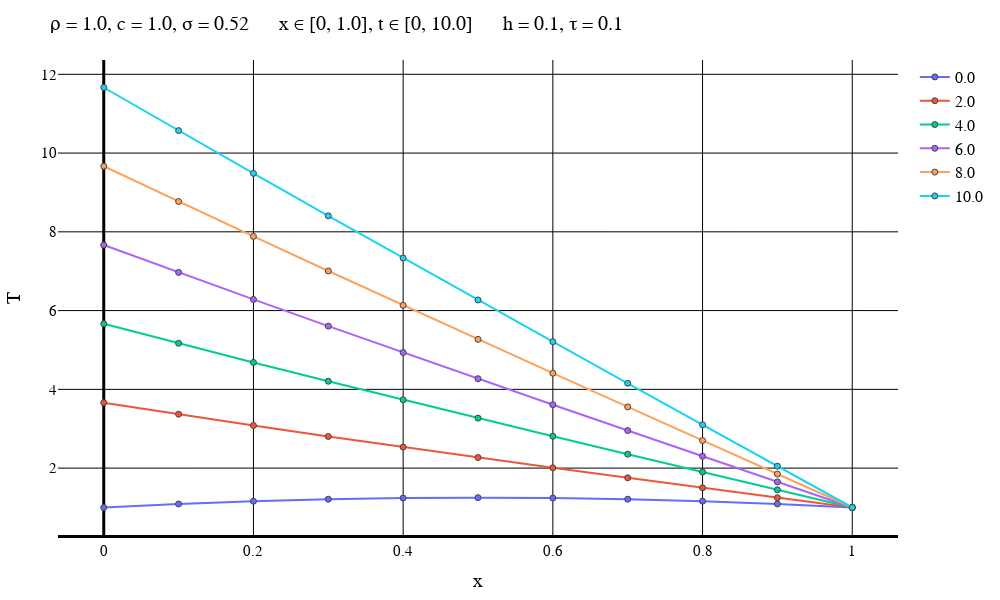

Notebook code for this chart:
### Markdown cell above
Другой вес

### Code cell
typeOfScheme = "Another"

solutionFile = "D:\\Calc_Methods_2\\Lab2\\MixedCondsLeftT\\$typeOfScheme\\solution$numOfEq.txt"
dataFile = "D:\\Calc_Methods_2\\Lab2\\MixedCondsLeftT\\$typeOfScheme\\data$numOfEq.txt"
intervalFile = "D:\\Calc_Methods_2\\Lab2\\MixedCondsLeftT\\$typeOfScheme\\interval$numOfEq.txt"

solutionMatrix = readdlm(solutionFile)
dataVec = readdlm(dataFile)
intervalVec = readdlm(intervalFile);

L = dataVec[3]
timeEnd = dataVec[4]
numOfXIntervals = Int(intervalVec[1])
numOfTIntervals = Int(intervalVec[2])
h = L / numOfXIntervals
τ = timeEnd / numOfTIntervals
if default == true
    plotStep = trunc(Int, timeEnd / (5 * τ))
    numOfPlots = numOfTIntervals + 1    
else
    plotStep = 1
    numOfPlots = 10
end
println("Шаг графика: $plotStep")
println("Время последнего графика: $((numOfPlots - 1)*τ)")
makePlot(numOfPlots, plotStep, solutionMatrix, dataVec, intervalVec)

### Figure 1 — Plotly figure (JSON) as saved in the notebook; plotly's stock layout.template omitted (floating-point values rounded to 4 significant figures)
{"data": [{"line": {"width": 2}, "marker": {"line": {"width": 1}, "showline": true}, "mode": "lines+markers", "name": "0.0", "type": "scatter", "x": [0, 0.1, 0.2, 0.3, 0.4, 0.5, 0.6, 0.7, 0.8, 0.9, 1], "y": [1, 1.09, 1.16, 1.21, 1.24, 1.25, 1.24, 1.21, 1.16, 1.09, 1]}, {"line": {"width": 2}, "marker": {"line": {"width": 1}, "showline": true}, "mode": "lines+markers", "name": "2.0", "type": "scatter", "x": [0, 0.1, 0.2, 0.3, 0.4, 0.5, 0.6, 0.7, 0.8, 0.9, 1], "y": [3.662, 3.369, 3.082, 2.804, 2.533, 2.269, 2.009, 1.753, 1.5, 1.25, 1]}, {"line": {"width": 2}, "marker": {"line": {"width": 1}, "showline": true}, "mode": "lines+markers", "name": "4.0", "type": "scatter", "x": [0, 0.1, 0.2, 0.3, 0.4, 0.5, 0.6, 0.7, 0.8, 0.9, 1], "y": [5.665, 5.17, 4.684, 4.206, 3.735, 3.27, 2.81, 2.354, 1.901, 1.45, 1]}, {"line": {"width": 2}, "marker": {"line": {"width": 1}, "showline": true}, "mode": "lines+markers", "name": "6.0", "type": "scatter", "x": [0, 0.1, 0.2, 0.3, 0.4, 0.5, 0.6, 0.7, 0.8, 0.9, 1], "y": [7.665, 6.97, 6.284, 5.606, 4.935, 4.27, 3.61, 2.954, 2.301, 1.65, 1]}, {"line": {"width": 2}, "marker": {"line": {"width": 1}, "showline": true}, "mode": "lines+markers", "name": "8.0", "type": "scatter", "x": [0, 0.1, 0.2, 0.3, 0.4, 0.5, 0.6, 0.7, 0.8, 0.9, 1], "y": [9.665, 8.77, 7.884, 7.006, 6.135, 5.27, 4.41, 3.554, 2.701, 1.85, 1]}, {"line": {"width": 2}, "marker": {"line": {"width": 1}, "showline": true}, "mode": "lines+markers", "name": "10.0", "type": "scatter", "x": [0, 0.1, 0.2, 0.3, 0.4, 0.5, 0.6, 0.7, 0.8, 0.9, 1], "y": [11.66, 10.57, 9.484, 8.406, 7.335, 6.27, 5.21, 4.154, 3.101, 2.05, 1]}], "layout": {"coloraxis": {"outlinecolor": "black"}, "font": {"color": "black", "family": "Time New Roman"}, "height": 600, "legend": {"font": {"size": 16}}, "margin": {"b": 50, "l": 50, "r": 50, "t": 60}, "paper_bgcolor": "white", "plot_bgcolor": "white", "title": {"autosize": false, "font": {"color": "black", "family": "Times New Roman", "size": 20}, "paper_bgcolor": "red", "text": "ρ = 1.0, c = 1.0, σ = 0.52      x ∈ [0, 1.0], t ∈ [0, 10.0]      h = 0.1, τ = 0.1"}, "width": 1000, "xaxis": {"color": "black", "gridcolor": "black", "gridwidth": 1, "linecolor": "black", "linewidth": 3, "tickfont": {"size": 15}, "title": {"font": {"color": "black", "family": "Times New Roman", "size": 20}, "text": "x"}, "zerolinecolor": "black", "zerolinewidth": 3}, "yaxis": {"exponentformat": "power", "gridcolor": "black", "gridwidth": 1, "tickfont": {"size": 15}, "title": {"font": {"color": "black", "family": "Times New Roman", "size": 20}, "text": "T"}, "zerolinecolor": "black"}}}
